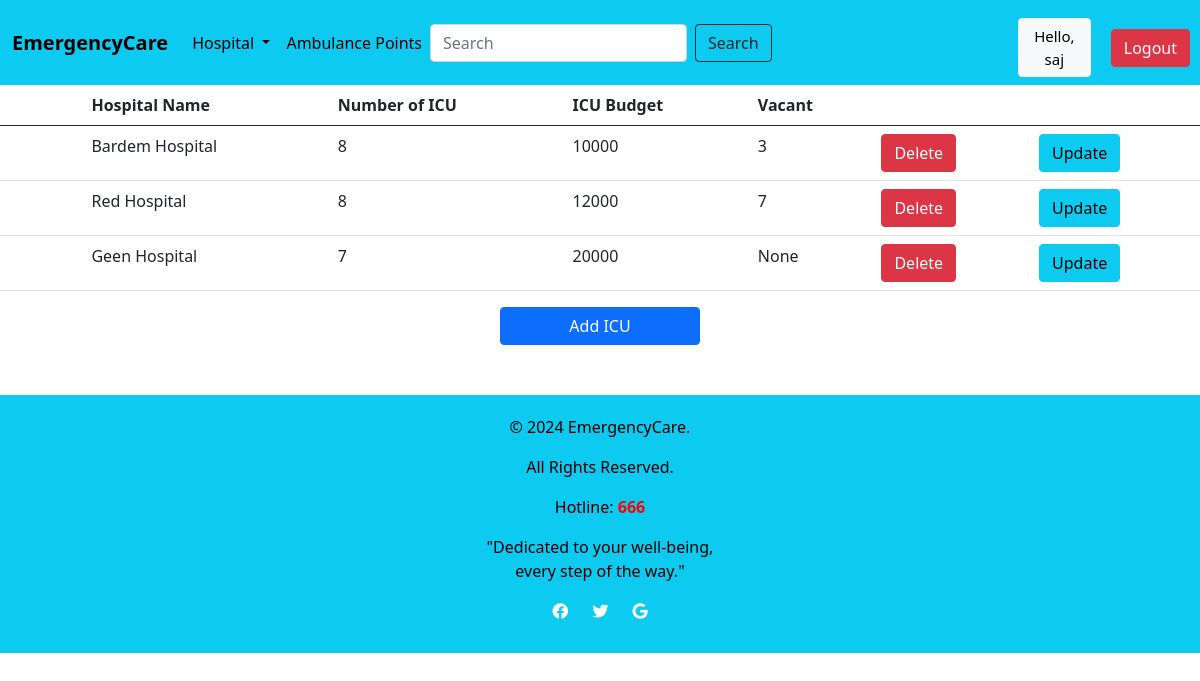
The app's page /ICUVacancy/ (signed in), older data.
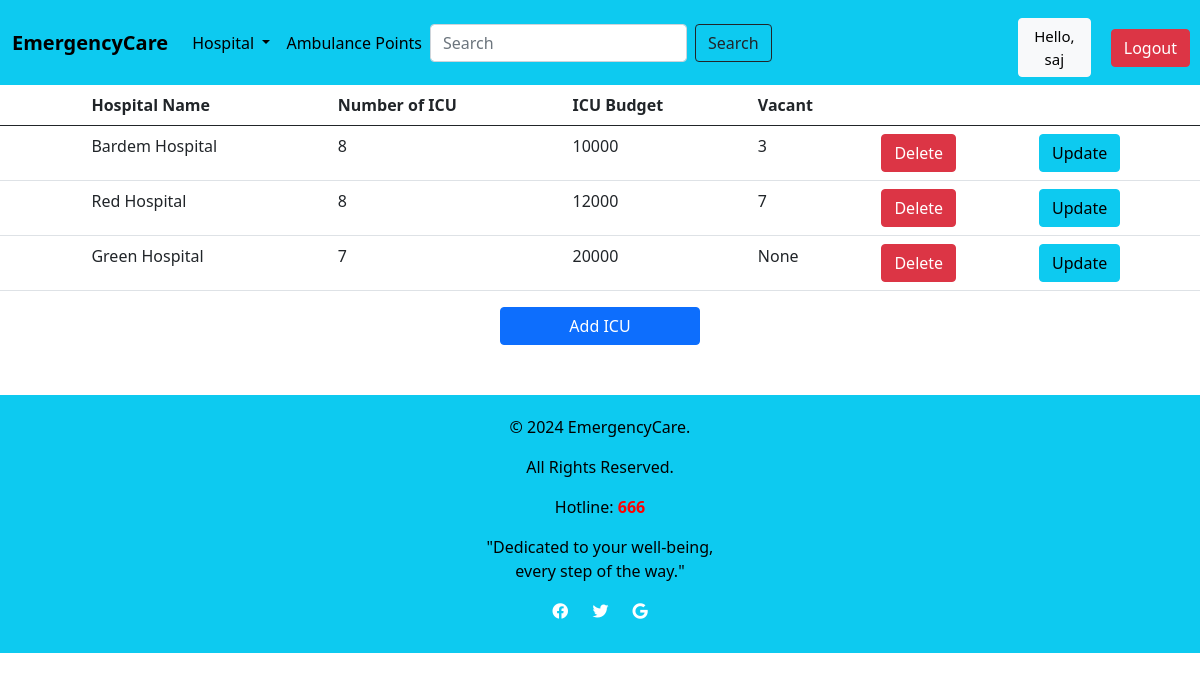
The same page, newer data.
### Location/models.py (models this page shows, shortened)
class ICUVacancy(models.Model):
    H_Name = models.ForeignKey(Hospital, on_delete=models.CASCADE)
    Number_of_ICU = models.IntegerField(blank=True, null=True)
    ICU_Budget = models.IntegerField(blank=True, null=True)
    Vacant = models.CharField(max_length=200,blank=True, null=True)

class Hospital(models.Model):
    H_ID = models.CharField(max_length=200)
    H_name = models.CharField(max_length=200)
    Area_name = models.ForeignKey(Location, on_delete=models.CASCADE)
    image = models.ImageField(upload_to='images/',blank=True, null=True, default='images/default.jpg')
    def __str__(self):
        return self.H_name

### Location/views.py (the view)
# urls.py: path('ICUVacancy/',l_views.icuvac,name='ICUVacancy'),
@login_required(login_url='login')
def icuvac(request):
    icuvac = ICUVacancy.objects.all()
    context = {
        'icuvac': icuvac,
    }
    return render(request, template_name='hospital/ICUVacancy.html',context=context)

### templates/hospital/ICUVacancy.html
 {% extends 'hospital/Home.html' %}
 {% block content %}
 {% load static %}
<table class="table">
  <thead>
    <tr>
       <th></th>
        <th></th>
        <th></th>
      <th scope="col">Hospital Name</th>
      <th scope="col">Number of ICU</th>
      <th scope="col">ICU Budget</th>
      <th scope="col">Vacant</th>
      <th></th>
      <th></th>
    </tr>
  </thead>
  <tbody>
  {% for i in icuvac %}
    <tr>
        <td></td>
        <td></td>
        <td></td>
      <td>{{i.H_Name}}</td>
      <td>{{i.Number_of_ICU}}</td>
      <td>{{i.ICU_Budget}}</td>
      <td>{{i.Vacant}}</td>
      {% if request.user.is_staff %}
      <td><a href="{% url 'delete_ICU' i.id %}" class="btn btn-danger">Delete</a></td>
      <td><a href="{% url 'update_ICU' i.id %}" class="btn btn-info">Update</a></td>
      {% endif %}
    </tr>
  {% endfor %}
  </tbody>
</table>
{% if request.user.is_staff %}
 <div class = "d-grid gap-2 col-2 mx-auto" style="...">
  <a href="{% url 'add_ICU' %}" class = "btn btn-primary">Add ICU</a>
 </div>
 {% endif %}
 {% endblock %}

Row changes from the older to the newer data that the page shows:
changed through a linked row, ICUVacancy "None": H_Name "Geen Hospital" → "Green Hospital"
